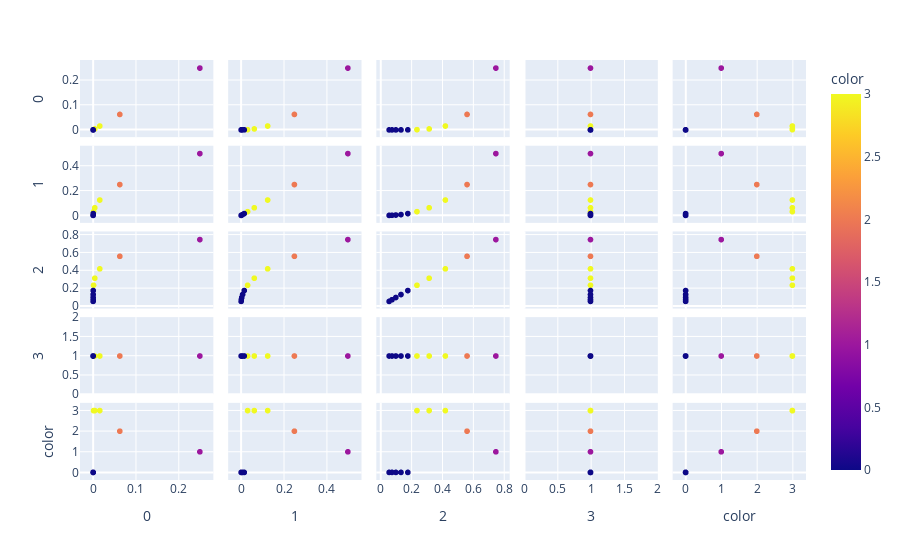

Write notebook code for a chart like this one.
### Code cell
import plotly.express as px

fig=px.scatter_matrix(X_train,color=c)
fig.show()

### Figure 1 — Plotly figure (JSON) as saved in the notebook; plotly's stock layout.template omitted (floating-point values rounded to 4 significant figures)
{"data": [{"dimensions": [{"axis": {"matches": true}, "label": "0", "values": [0.25, 0.06252, 0.01564, 0.003913, 0.0009795, 0.0002452, 6.141e-05, 1.538e-05, 3.855e-06, 9.661e-07]}, {"axis": {"matches": true}, "label": "1", "values": [0.5, 0.25, 0.125, 0.06254, 0.03128, 0.01565, 0.007829, 0.003917, 0.00196, 0.000981]}, {"axis": {"matches": true}, "label": "2", "values": [0.75, 0.5625, 0.4219, 0.3165, 0.2374, 0.1781, 0.1336, 0.1002, 0.07518, 0.0564]}, {"axis": {"matches": true}, "label": "3", "values": [1, 1, 1, 1, 1, 1, 1, 1, 1, 1]}, {"axis": {"matches": true}, "label": "color", "values": [1, 2, 3, 3, 3, 0, 0, 0, 0, 0]}], "hovertemplate": "%{xaxis.title.text}=%{x}<br>%{yaxis.title.text}=%{y}<br>color=%{marker.color}<extra></extra>", "legendgroup": "", "marker": {"color": [1, 2, 3, 3, 3, 0, 0, 0, 0, 0], "coloraxis": "coloraxis", "symbol": "circle"}, "name": "", "showlegend": false, "type": "splom"}], "layout": {"coloraxis": {"colorbar": {"title": {"text": "color"}}, "colorscale": [[0, "#0d0887"], [0.1111, "#46039f"], [0.2222, "#7201a8"], [0.3333, "#9c179e"], [0.4444, "#bd3786"], [0.5556, "#d8576b"], [0.6667, "#ed7953"], [0.7778, "#fb9f3a"], [0.8889, "#fdca26"], [1, "#f0f921"]]}, "dragmode": "select", "legend": {"tracegroupgap": 0}, "margin": {"t": 60}}}
